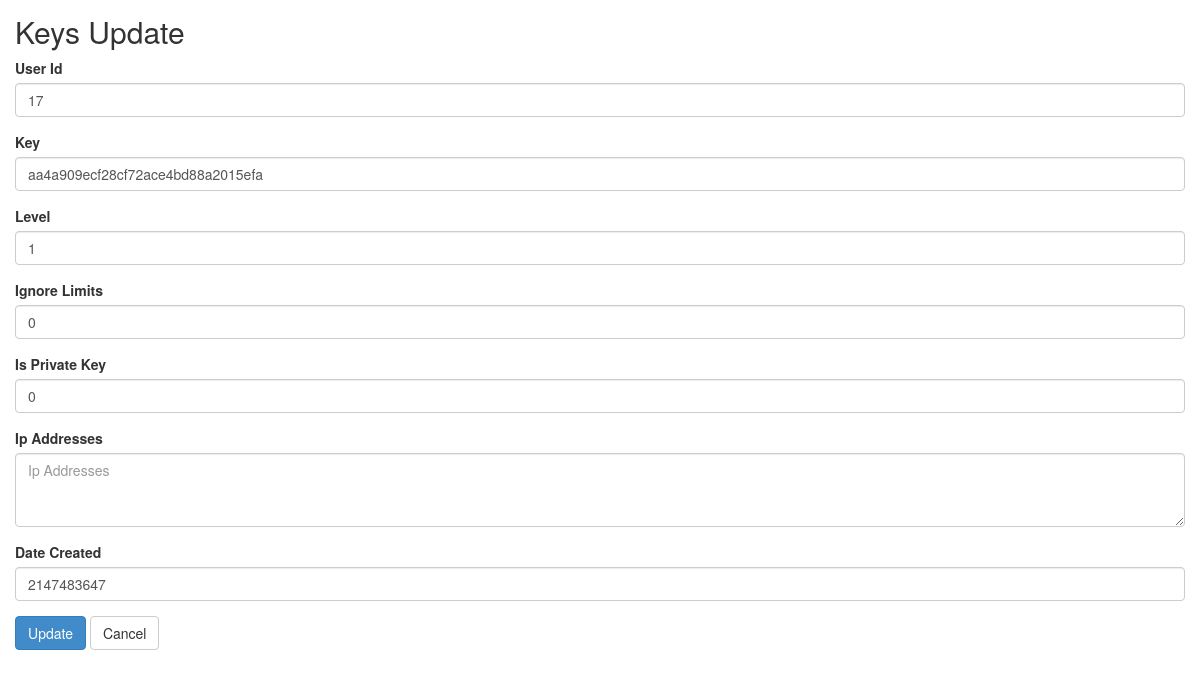
The page /index.php/keys/update/7 on the database its author committed.
### tables this page shows
CREATE TABLE `keys` (
  `id` int(11) NOT NULL,
  `user_id` int(11) NOT NULL,
  `key` varchar(40) NOT NULL,
  `level` int(2) NOT NULL DEFAULT 1,
  `ignore_limits` tinyint(1) NOT NULL DEFAULT 0,
  `is_private_key` tinyint(1) NOT NULL DEFAULT 0,
  `ip_addresses` text DEFAULT NULL,
  `date_created` int(11) NOT NULL DEFAULT current_timestamp()
);

### application/controllers/Keys.php (called while the page is built, shortened)
<?php
class Keys extends CI_Controller
{
    function __construct()
    {
        $this->load->model('Keys_model');
        $this->load->library('form_validation');
    }
    public function update($id)
    {
        $row = $this->Keys_model->get_by_id($id);
        if ($row) {
            $data = array(
                'button' => 'Update',
                'action' => site_url('keys/update_action'),
		'id' => set_value('id', $row->id),
		'user_id' => set_value('user_id', $row->user_id),
		'key' => set_value('key', $row->key),
		'level' => set_value('level', $row->level),
		'ignore_limits' => set_value('ignore_limits', $row->ignore_limits),
		'is_private_key' => set_value('is_private_key', $row->is_private_key),
		'ip_addresses' => set_value('ip_addresses', $row->ip_addresses),
		'date_created' => set_value('date_created', $row->date_created),
	    );
            $this->load->view('keys/keys_form', $data);
        } else {
            $this->session->set_flashdata('message', 'Record Not Found');
            redirect(site_url('keys'));
        }
    }
}

### index.php (called while the page is built, shortened)
<?php
require_once BASEPATH.'core/CodeIgniter.php';

### application/models/Keys_model.php (called while the page is built, shortened)
<?php
class Keys_model extends CI_Model
{
    public $table = 'keys';
    public $id = 'id';
    function get_by_id($id)
    {
        $this->db->where($this->id, $id);
        return $this->db->get($this->table)->row();
    }
}

### application/views/keys/keys_form.php (the view, shortened to what this page needs)
<!doctype html>
<html>
    <head>
        <link rel="stylesheet" href="<?php echo base_url('assets/bootstrap/css/bootstrap.min.css') ?>"/>
    </head>
    <body>
        <h2 style="margin-top:0px">Keys <?php echo $button ?></h2>
        <form action="<?php echo $action; ?>" method="post">
	    <div class="form-group">
            <label for="int">User Id <?php echo form_error('user_id') ?></label>
            <input type="text" class="form-control" name="user_id" id="user_id" placeholder="User Id" value="<?php echo $user_id; ?>" />
        </div>
	    <div class="form-group">
            <label for="varchar">Key <?php echo form_error('key') ?></label>
            <input type="text" class="form-control" name="key" id="key" placeholder="Key" value="<?php echo $key; ?>" />
        </div>
	    <div class="form-group">
            <label for="int">Level <?php echo form_error('level') ?></label>
            <input type="text" class="form-control" name="level" id="level" placeholder="Level" value="<?php echo $level; ?>" />
        </div>
	    <div class="form-group">
            <label for="tinyint">Ignore Limits <?php echo form_error('ignore_limits') ?></label>
            <input type="text" class="form-control" name="ignore_limits" id="ignore_limits" placeholder="Ignore Limits" value="<?php echo $ignore_limits; ?>" />
        </div>
	    <div class="form-group">
            <label for="tinyint">Is Private Key <?php echo form_error('is_private_key') ?></label>
            <input type="text" class="form-control" name="is_private_key" id="is_private_key" placeholder="Is Private Key" value="<?php echo $is_private_key; ?>" />
        </div>
	    <div class="form-group">
            <label for="ip_addresses">Ip Addresses <?php echo form_error('ip_addresses') ?></label>
            <textarea class="form-control" rows="3" name="ip_addresses" id="ip_addresses" placeholder="Ip Addresses"><?php echo $ip_addresses; ?></textarea>
        </div>
	    <div class="form-group">
            <label for="int">Date Created <?php echo form_error('date_created') ?></label>
            <input type="text" class="form-control" name="date_created" id="date_created" placeholder="Date Created" value="<?php echo $date_created; ?>" />
        </div>
	    <button type="submit" class="btn btn-primary"><?php echo $button ?></button>
	    <a href="<?php echo site_url('keys') ?>" class="btn btn-default">Cancel</a>
	</form>
    </body>
</html>

### application/views/keys/keys_form.php (style rules this page uses)
body { padding: 15px; }

### rows shown on the page
keys: user_id "17", key "aa4a909ecf28cf72ace4bd88a2015efa", level "1", ignore_limits "0", is_private_key "0", date_created "2147483647"

### other values the page prints
$button "Update"
